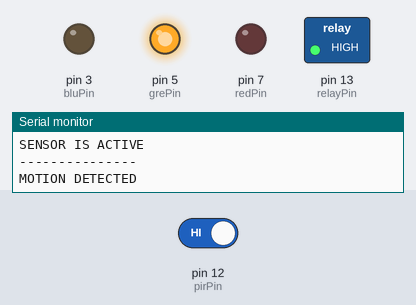
Bench run of a sketch on a simulated Arduino Uno, built with avr-gcc and run on an emulated ATmega328P. On the bench: switched loads named in the sketch (green lamp = pin HIGH), output pins drawn as LEDs (lit = HIGH), the last lines printed to the serial monitor. The inputs (shaded band) are chosen by the test bench; at power-on: pin 12 (pirPin) HIGH.

Above: at 25.96 s.
At 26.16 s:
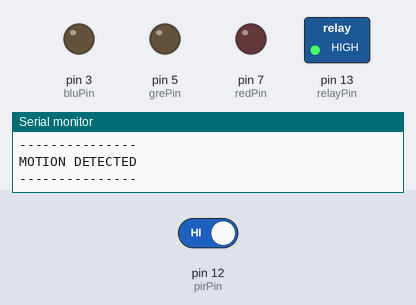
Timing chart, 0 to 28.9 s (numbered marks = the images above):
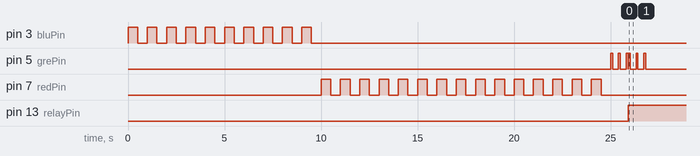

The sketch:

motion_box.ino
```cpp
/*
 * This simple project uses a PIR sensor and a relay in order to turn on a house appliance with motion.
 *
 * The PIR Sensor is an easy to use digital infrared motion sensor module.
 *
 * The sensor's output pin goes to HIGH if motion is present; else it will go LOW.
 *
 * @author: Aidan Melen
 * @date: 05/14/2015
 */

const int redPin = 7;
const int grePin = 5;
const int bluPin = 3;

const int pirPin = 12; //the digital pin connected to the PIR sensor's output
const int relayPin = 13;

const int setupTime = 10;
const int calibrationTime = 15; // the time we give the sensor to calibrate (10-60 secs according to the datasheet)

boolean first = true;
boolean reset = true;

/*
  red led function
  **/
void redLed()
{
  digitalWrite(redPin, 255); //turn ON
  digitalWrite(grePin, 0); //turn ON
  digitalWrite(bluPin, 0); //turn ON
  delay(500); // delay 0.5 seconds
  digitalWrite(redPin, LOW); // turn OFF
  digitalWrite(grePin, LOW); // turn OFF
  digitalWrite(bluPin, LOW); // turn OFF
  delay(500);
}

/*
  green led  ON function
  **/
void greenLedON()
{
  digitalWrite(redPin, 0); //turn ON
  digitalWrite(grePin, 255); //turn ON
  digitalWrite(bluPin, 0); //turn ON
  delay(100);
  digitalWrite(redPin, LOW); // turn OFF
  digitalWrite(grePin, LOW); // turn OFF
  digitalWrite(bluPin, LOW); // turn OFF
  delay(300);
  digitalWrite(redPin, 0);
  digitalWrite(grePin, 255);
  digitalWrite(bluPin, 0);
  delay(100);
  digitalWrite(redPin, LOW);
  digitalWrite(grePin, LOW);
  digitalWrite(bluPin, LOW);
  delay(300);
  digitalWrite(redPin, 0);
  digitalWrite(grePin, 255);
  digitalWrite(bluPin, 0);
  delay(100);
  digitalWrite(redPin, LOW);
  digitalWrite(grePin, LOW);
  digitalWrite(bluPin, LOW);
}

/*
  green led  OFF function
  **/
void greenLedOFF()
{
  digitalWrite(redPin, LOW); // turn OFF
  digitalWrite(grePin, LOW); // turn OFF
  digitalWrite(bluPin, LOW); // turn OFF
  delay(500);
}

/*
  blue led function
  **/
void blueLed()
{
  digitalWrite(redPin, 0); //turn ON
  digitalWrite(grePin, 0); //turn ON
  digitalWrite(bluPin, 255); //turn ON
  delay(500); // delay 0.5 seconds
  digitalWrite(redPin, LOW); // turn OFF
  digitalWrite(grePin, LOW); // turn OFF
  digitalWrite(bluPin, LOW); // turn OFF
  delay(500);
}

/*
  green led function
  **/
void yellowLed()
{
  digitalWrite(redPin, 200); //turn ON
  digitalWrite(grePin, 255); //turn ON
  digitalWrite(bluPin, 0); //turn ON
  delay(500); // delay 0.5 seconds
  digitalWrite(redPin, LOW); // turn OFF
  digitalWrite(grePin, LOW); // turn OFF
  digitalWrite(bluPin, LOW); // turn OFF
  delay(500);
}


/*
  Setup function
  **/
void setup() {
  Serial.begin(9600);
  pinMode(pirPin, INPUT);
  pinMode(redPin, OUTPUT);
  pinMode(grePin, OUTPUT);
  pinMode(bluPin, OUTPUT);
  pinMode(relayPin, OUTPUT);

  digitalWrite(pirPin, HIGH);
  digitalWrite(redPin, LOW);
  digitalWrite(grePin, LOW);
  digitalWrite(bluPin, LOW);
  digitalWrite(relayPin, LOW);

  Serial.println("ALLOW HUMAN TO GET OUT OF THE WAY OF SENSOR");
  for (int i = setupTime; i > 0; i--) {
    Serial.println(i);
    blueLed();
  }

  // give the sensor some time to calibrate
  Serial.println("CALIBRATING PIR SENSOR:");
  for (int i = calibrationTime; i >= 0; i--) {
    Serial.println(i);
    if (i == 0) {
      greenLedON();
    } else {
      redLed();
    }
  }
  Serial.println();
  Serial.println("SENSOR IS ACTIVE");
  Serial.println();
}


/*
 Loop function
 **/
void loop() {

  first = true;

  if (digitalRead(pirPin) == HIGH) { // object detected
    if (first) {
      Serial.println("---------------");
      Serial.println("MOTION DETECTED");
      Serial.println("---------------");
      Serial.println();
      first = false;
    }
    digitalWrite(relayPin, HIGH);
    greenLedON();
    Serial.print("Triggered for 5 minutes");
    for (int i = 1; i <= 5; i++) {

      delay(60000);
      Serial.print("Minute: ");
      Serial.println(i);
    }

    /*
    Check for reset motion during the last minute of activation time
    **/
    for (int i = 1; i <= 60; i++) {
      if (digitalRead(pirPin) == HIGH) {
        if (reset) {
          Serial.println("---------------");
          Serial.println("REACTIVATE TIMER");
          Serial.println("---------------");
          Serial.println();
          i = 1; // reset timer value
          reset = false;
        }
        yellowLed();
        Serial.println(i);

      } else {
        yellowLed();
        Serial.println(i);
        reset = true;
      }
    }
  } // end if


  if (digitalRead(pirPin) == LOW) {
    greenLedOFF();
    digitalWrite(relayPin, LOW);
    first = true;
  }
} // end loop()
```

Measured:
- by itself, pin 5 (grePin): HIGH → LOW at 25.1 s, → HIGH 0.30 s later, → LOW 0.10 s later, → HIGH 0.30 s later, … (11 changes in this stretch)
- by itself, pin 13 (relayPin): LOW → HIGH at 25.9 s
